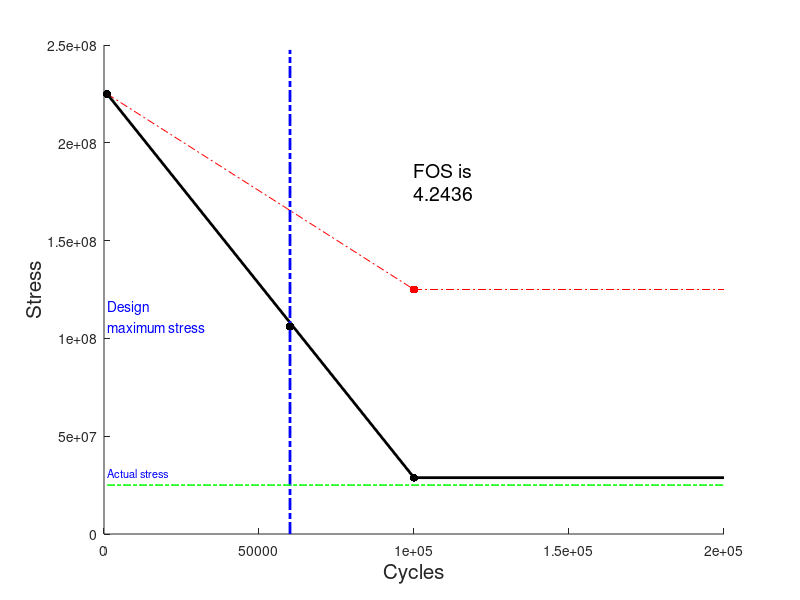

MATLAB code to generate this figure:
%''''''''''''''''''''''''''''''''''''''''''''''''''''''''''''''''''%
% Fatigue: S-N curve
% Fully reversed (zero mean) stress situation
% 
% s_mean = 1/2(s_max + s_min), 
% s_a = s_amplitude/2
%
%
% Author: Aneet Narendranath, PhD
%
%''''''''''''''''''''''''''''''''''''''''''''''''''''''''''''''''''%
s_ut=250e6;%Ultimate stress, Pascal
s_m = zeros(1,1);
s_actual = 25e6;; %Actual design stress from, say, mechanics of materials
N_min=10^3;
N_max=10^5;
N_des=60000;
% response = input('Bending or axial loading? ') %User input
response=1; %1=bending, 2=Axial loading
matrl = 1; %1=steel, 2=Aluminium

%Loading type
if(response==1)%bending
    s_m = 0.9*s_ut;
else %axial
    s_m = 0.75*s_ut;
end

%Material type
if(matrl==1) %steel
    s_e_prime = 0.5*s_ut; %endurance limit
else %Aluminium
    s_e_prime = 0.4*s_ut; %endurance limit
end
%
%Note: If the material is not a steel, one calculates the fatigue limit,
%denoted by s_f_prime.  In the above if statement, the Aluminium material
%has an s_e_prime calculated.  Please read this as a "fatigue limit".
%Future versions of this code may make a discrimination between s_e_prime
%and s_f_prime.  
%

%Alternating component
%sa=s_e_prime; %uncorrected (without coefficients)

%Coefficients to introduct correction to s_e_prime (endurance limit)
%These coefficients need to be chosen from design data-handbooks.
%The values below may be arbitrary.
c_load=0.8;
c_size=0.8;
c_surf=0.8;
c_temp=0.9; %temperature
c_reliability=0.5;
sa_uncorrected = s_e_prime;
sa_corrected = s_e_prime * c_load * c_size * c_surf * c_temp * c_reliability;
p_1 = [N_min, s_m];
p_2 = [N_max, sa_uncorrected];
p_3 = [N_max, sa_corrected];

%The line joining p_1 and p_3 is our design envelope and takes into account
%the various correction factors.
scatter(p_1(1), p_1(2), 'k', 'filled')
hold on;
scatter(p_2(1), p_2(2), 'r', 'filled')
scatter(p_3(1), p_3(2), 'k', 'filled')
xlabel('Cycles', 'FontSize',15)
ylabel('Stress', 'FontSize',15)

%Uncorrected design envelope
xData=[p_1(1) p_2(1)];
yData=[p_1(2) p_2(2)];
line(xData, yData,'Color','red','LineStyle','-.','LineWidth',0.5);
%extension beyond N_max cycles:
xData=[N_max 2*N_max];
yData=[p_2(2) p_2(2)];
line(xData, yData,'Color','red','LineStyle','-.','LineWidth',0.5);


%Corrected design env.
xData=[p_1(1) p_3(1)];
yData=[p_1(2) p_3(2)];
line(xData, yData,'Color','black','LineStyle','-','LineWidth',2);
%extension beyond N_max cycles:
xData=[N_max 2*N_max];
yData=[p_3(2) p_3(2)];
line(xData, yData,'Color','black','LineStyle','-','LineWidth',2);

%Slope of line between 1000 and N_max cycles is found next.
%m=(y_2 - y_1)/(x_2-x_1)
%
y_2 = s_m;
y_1 = sa_corrected;
x_2 = N_min;
x_1 = N_max;
m = (y_2 - y_1)./(x_2-x_1);
b=s_m; %bias or intercept on Y(S) axis.

%Given a "design cycles", what is the max alternating stress?
s_design_max = m*N_des + b;
line([N_des, N_des],[0, 1.1*s_m],'Color','blue','LineStyle','-.','LineWidth',2)
scatter(N_des, s_design_max, 'k', 'filled');
str = {'Design', 'maximum stress'};
text(N_min, 1.05*s_design_max, str,'Color','blue','FontSize',10);

%Given an actual alternating stress, where are we in the design envelope?
str = {'Actual stress'};
text(N_min, 1.25*s_actual, str,'Color','blue','FontSize',8);
line([N_min, 2*N_max],[s_actual, s_actual],'Color',[0 1 0],'LineStyle','-.','LineWidth',1.1)

%Overload factor available:
fos = s_design_max/s_actual;
str = {'FOS is',num2str(fos)};
text(N_max, 0.8*s_m, str,'Color','black','FontSize',14);
%eof
